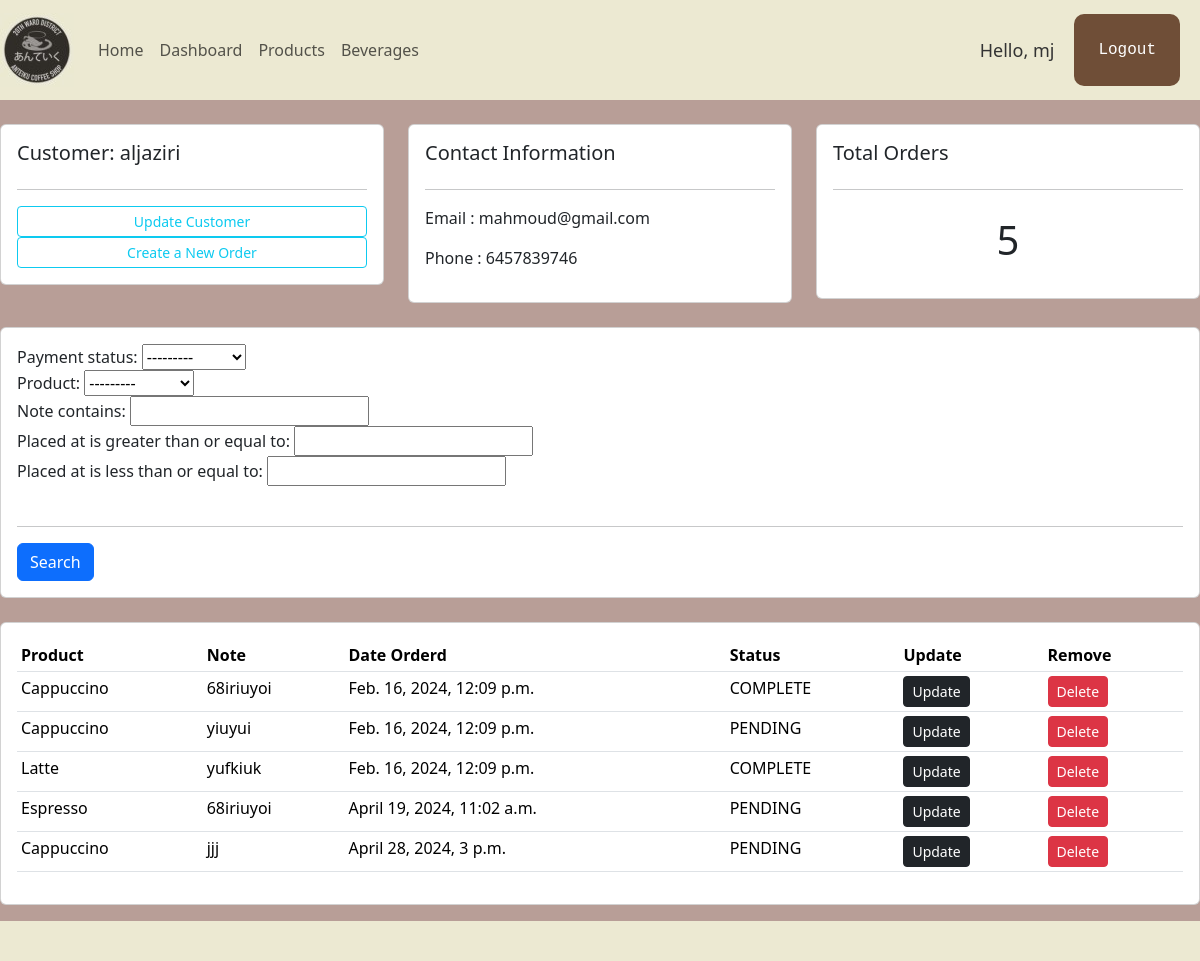
Page /customer/1 (signed in) on the committed database.
### shopFront/models.py (models this page shows, shortened)
class Customer(models.Model):
    first_name = models.CharField(max_length=255)
    last_name = models.CharField(max_length=255)
    email = models.EmailField(unique=True)
    phone = models.CharField(max_length=255)
    birth_date = models.DateField(null=True)
    membership = models.CharField(max_length=6,choices=MEMPERSHIP_CHOICES,default=MEMBERSHIP_BRONZE)

class Order(models.Model):
    placed_at = models.DateTimeField(auto_now_add=True)
    payment_status = models.CharField(max_length=20,choices=PAYMENT_STATUS_CHOICES,default=PAYMENT_STATUS_PENDING)
    customer = models.ForeignKey(Customer,on_delete=models.PROTECT)
    product = models.ForeignKey(Product,null=True, on_delete=models.PROTECT)
    note = models.CharField(max_length=1000, null=True)

class Product(models.Model):
    title = models.CharField(max_length=255)
    description = models.TextField()
    unit_price = models.DecimalField(max_digits=6,decimal_places=2)
    inventory = models.IntegerField()
    last_update = models.DateTimeField(auto_now=True)
    promotions = models.ManyToManyField(Promotion)
    def __str__(self):
        return self.title

### shopFront/decorators.py (the view)
		def wrapper_func(request, *args, **kwargs):
			group = None
			if request.user.groups.exists():
				group = request.user.groups.all()[0].name
			if group in allowed_roles:
				return view_func(request, *args, **kwargs)
			else:
				return HttpResponse('You are not authorized to view this page')

### shopFront/views.py (called while the page is built)
@login_required(login_url='loginPage')
@allowed_users(allowed_roles=['admin'])
def customer(request,pk_test):
    customer = Customer.objects.get(id=pk_test)
    orders = customer.order_set.all()
    total_orders = orders.count()
    myFilter = OrderFilter(request.GET,queryset=orders)
    orders = myFilter.qs
    context = {'customer':customer,'orders':orders,'total_orders':total_orders,'myFilter':myFilter}
    return render(request,'shopFront/customer.html',context)

### shopFront/templates/shopFront/customer.html
{%  extends 'shopFront/main.html' %}
{% block content %}
	<br>
<div class="row">
	<div class="col-md">
		<div class="card card-body">
			<h5>Customer: {{customer.last_name}}</h5>
			<hr>
			<a class="btn btn-outline-info  btn-sm btn-block" href="">Update Customer</a>
			<a class="btn btn-outline-info  btn-sm btn-block" href="{% url "create_order" customer.id %}">Create a New Order</a>
		</div>
	</div>
	<div class="col-md">
		<div class="card card-body">
			<h5>Contact Information</h5>
			<hr>
			<p>Email : {{customer.email}} </p>
			<p>Phone : {{customer.phone}} </p>
		</div>
	</div>
	<div class="col-md">
		<div class="card card-body">
			<h5>Total Orders</h5>
			<hr>
			<h1 style="text-align: center;padding: 10px">{{total_orders}}</h1>
		</div>
	</div>
</div>
<br>
<div class="row">
	<div class="col">
		<div class="card card-body">
			<form method="get">
				{{myFilter.form}}
				<br>
				<hr>
		    <button class="btn btn-primary" type="submit">Search</button>
		  </form>
		</div>
	</div>
</div>
<br>
<div class="row">
	<div class="col-md">
		<div class="card card-body">
			<table class="table table-sm">
				<tr>
					<th>Product</th>
					<th>Note</th>
					<th>Date Orderd</th>
					<th>Status</th>
					<th>Update</th>
					<th>Remove</th>
				</tr>
				{% for order in orders %}
				<tr>
					<td>{{order.product}}</td>
					<td>{{order.note}}</td>
					<td>{{order.placed_at}}</td>
					<td>{{order.payment_status}}</td>
					<td><a class="btn btn-sm  btn-dark" href="{% url "update_order" order.id %}">Update</a></td>
                    <td><a class="btn btn-sm btn-danger" href="{% url "delete_order" order.id %}">Delete</a></td>
				</tr>
				{% endfor %}
			</table>
		</div>
	</div>
</div>
{% include "shopFront/footer.html" %}
{% endblock %}

### shopFront/templates/shopFront/navbar.html (shortened to what this page needs)
{% load static %}
<nav class="navbar sticky-top navbar-expand-lg navbar-light" style="background-color:#ece9d2">
    <a class="navbar-brand" href="#"><img src="{% static "/images/logo.jpg" %}" alt="coffe mug"></a>
    <div class="collapse navbar-collapse" id="navbarNav">
      <ul class="navbar-nav">
        <li class="nav-item active">
          <a class="nav-link" href="{% url "homePage" %}">Home</a>
        </li>
        <li class="nav-item">
          <a class="nav-link" href="{% url "dashboardPage" %}">Dashboard</a>
        </li>
        <li class="nav-item">
          <a class="nav-link" href="{% url "productsPage" %}">Products</a>
        </li>
        <li class="nav-item">
          <a class="nav-link" href="#">Beverages</a>
        </li>
      </ul>
    </div>
    <span class="hello-msg">Hello, {{request.user}}</span>
    <form action="{% url 'logout' %}">
      <input class="logout-btn" type="submit" value="Logout" />
    </form>
  </nav>

### static/css/main.css (style rules this page uses)
body { margin: 0; background-color : #B89E97; }

### shopFront/templates/shopFront/navbar.html (style rules this page uses)
.hello-msg { font-size:18px; color:#333; margin-right:20px; }

### rows in the picture
Customer: last_name "aljaziri", email "mahmoud@gmail.com", phone "6457839746"
Order: product "Cappuccino", note "68iriuyoi", placed_at "Feb. 16, 2024, 12:09 p.m.", payment_status "COMPLETE"
Order: product "Cappuccino", note "yiuyui", placed_at "Feb. 16, 2024, 12:09 p.m.", payment_status "PENDING"
Order: product "Latte", note "yufkiuk", placed_at "Feb. 16, 2024, 12:09 p.m.", payment_status "COMPLETE"
Order: product "Espresso", note "68iriuyoi", placed_at "April 19, 2024, 11:02 a.m.", payment_status "PENDING"
Order: product "Cappuccino", note "jjj", placed_at "April 28, 2024, 3 p.m.", payment_status "PENDING"

### other values in the picture
{{ request.user }} "mj"
{{ total_orders }} "5"
